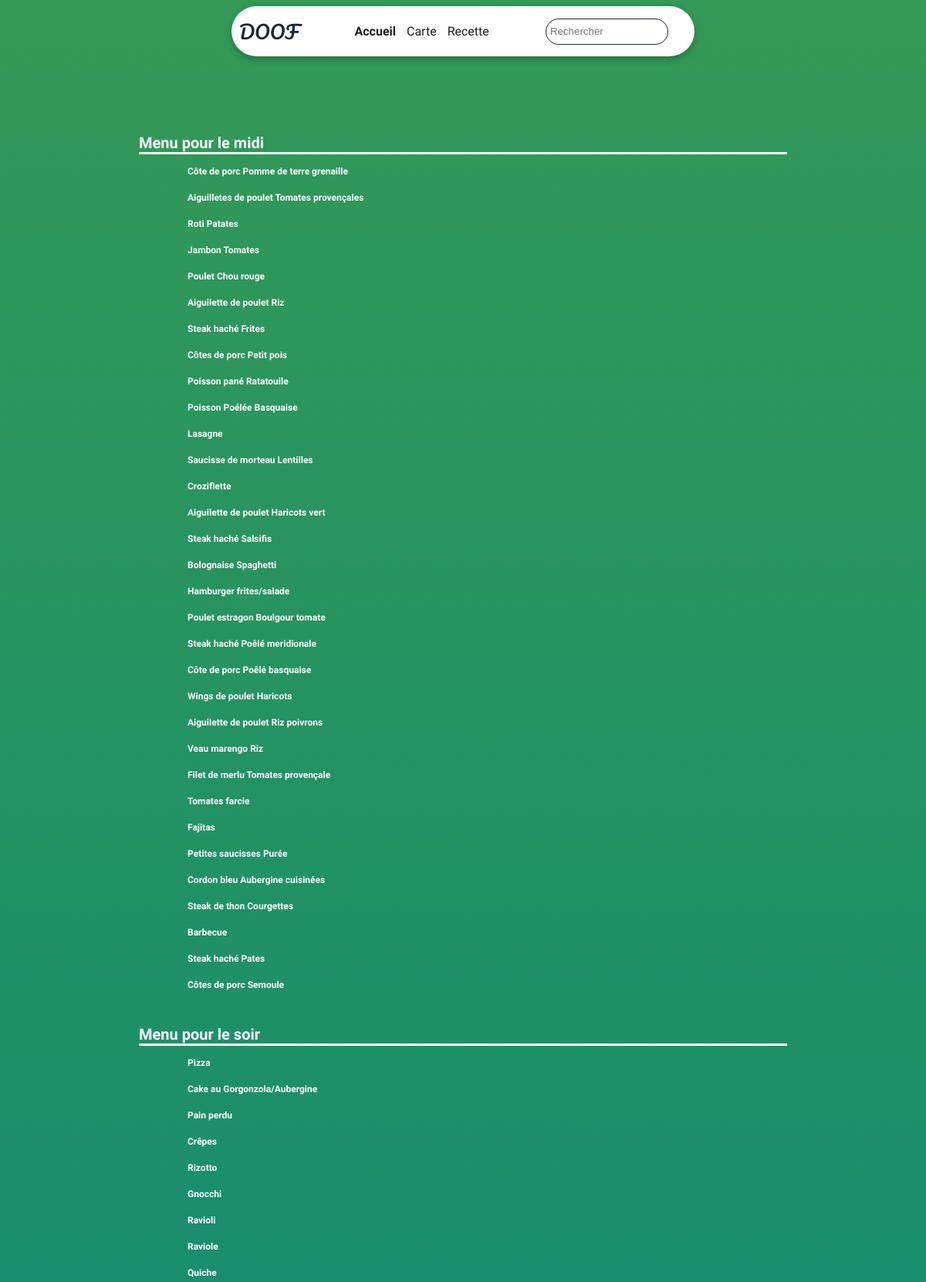
Page /carte/ (upper part) on the committed database.
### menu/models.py (models this page shows, shortened)
class menu(models.Model):
    aliment1 = models.CharField(max_length=30)
    nutriscore1 = models.IntegerField(default=-1)
    aliment2 = models.CharField(max_length=30, default="None")
    nutriscore2 = models.IntegerField(default=-1)
    midi = models.BooleanField()
    commentaire = models.CharField(max_length=280, default="None")

### menu/views.py (the view)
# urls.py: path("carte/", views.tous, name="tous"),
def tous(request):
    menus_midi = menu.objects.all().filter(midi=True)
    menus_soir = menu.objects.all().filter(midi=False)
    return render(request, "menu/tous.html", {
        "liste_menu_midi": menus_midi,
        "liste_menu_soir": menus_soir,
    })

### menu/templates/menu/tous.html (shortened to what this page needs)
{% extends "menu/layout.html" %}
{% load static %}
{% block body %}
<div id="cat">
  <div onclick="Show('#midiUL')" id="titre">Menu pour le midi</div>
  <div id="midiUL" class="list">
      {% for m in liste_menu_midi %}
      <a id="el" href={% url 'spec' m.id %}>{{m.aliment1}} {% if m.aliment2 != 'None' %}{{m.aliment2}}{% endif %}</a>
      {% endfor %}
  </div>
</div>
<div id="cat">
  <div onclick="Show('#soirUL')" id="titre">Menu pour le soir</div>
  <div id="soirUL" class="list">
      {% for m in liste_menu_soir %}
      <a id="el" href={% url 'spec' m.id %}>{{m.aliment1}} {% if m.aliment2 != 'None' %}{{m.aliment2}}{% endif %}</a>
      {% endfor %}
  </div>
</div>
{% endblock body %}

### menu/static/css/navigation.css (style rules this page uses)
html { margin: 0; padding: 0; border: none; }
body { overflow-x: hidden; font-family: 'Comfortaa'; display: flex; flex-direction: column; background: linear-gradient(180deg, #339956 0%, #0F8A75 100%); background-attachment: scroll; margin: 0; min-height: 100vh; }

### menu/static/css/tous.css (style rules this page uses)
#cat { color: white; font-weight: bold; font-size: 20px; width: 70vw; margin-bottom: 30px; cursor: pointer; margin-left: auto; margin-right: auto; }
#titre { width: 70vw; border-bottom: solid white; }
#midiUL { display: flex; flex-direction: column; font-size: 12px; width: 66vw; padding: 5px; margin-left: 4vw; margin-right: auto; }
#soirUL { display: flex; flex-direction: column; font-size: 12px; width: 66vw; padding: 5px; margin-left: 4vw; margin-right: auto; }
#el { text-decoration: none; color: white; cursor: pointer; margin: 10px; width: 100%; }

### rows in the picture
menu: aliment1 "Côte de porc", aliment2 "Pomme de terre grenaille"
menu: aliment1 "Aiguilletes de poulet", aliment2 "Tomates provençales"
menu: aliment1 "Roti", aliment2 "Patates"
menu: aliment1 "Jambon", aliment2 "Tomates"
menu: aliment1 "Poulet", aliment2 "Chou rouge"
menu: aliment1 "Aiguilette de poulet", aliment2 "Riz"
menu: aliment1 "Steak haché", aliment2 "Frites"
menu: aliment1 "Côtes de porc", aliment2 "Petit pois"
menu: aliment1 "Poisson pané", aliment2 "Ratatouile"
menu: aliment1 "Poisson", aliment2 "Poélée Basquaise"
menu: aliment1 "Lasagne"
menu: aliment1 "Saucisse de morteau", aliment2 "Lentilles"
menu: aliment1 "Croziflette"
menu: aliment1 "Aiguilette de poulet", aliment2 "Haricots vert"
menu: aliment1 "Steak haché", aliment2 "Salsifis"
menu: aliment1 "Bolognaise", aliment2 "Spaghetti"
menu: aliment1 "Hamburger", aliment2 "frites/salade"
menu: aliment1 "Poulet estragon", aliment2 "Boulgour tomate"
menu: aliment1 "Steak haché", aliment2 "Poêlé meridionale"
menu: aliment1 "Côte de porc", aliment2 "Poêlé basquaise"
menu: aliment1 "Wings de poulet", aliment2 "Haricots"
menu: aliment1 "Aiguilette de poulet", aliment2 "Riz poivrons"
menu: aliment1 "Veau marengo", aliment2 "Riz"
menu: aliment1 "Filet de merlu", aliment2 "Tomates provençale"
menu: aliment1 "Tomates farcie"
menu: aliment1 "Fajitas"
menu: aliment1 "Petites saucisses", aliment2 "Purée"
menu: aliment1 "Cordon bleu", aliment2 "Aubergine cuisinées"
menu: aliment1 "Steak de thon", aliment2 "Courgettes"
menu: aliment1 "Barbecue"
menu: aliment1 "Steak haché", aliment2 "Pates"
menu: aliment1 "Côtes de porc", aliment2 "Semoule"
menu: aliment1 "Pizza"
menu: aliment1 "Cake au Gorgonzola/Aubergine"
menu: aliment1 "Pain perdu"
menu: aliment1 "Crêpes"
menu: aliment1 "Rizotto"
menu: aliment1 "Gnocchi"
menu: aliment1 "Ravioli"
menu: aliment1 "Raviole"
menu: aliment1 "Quiche"
